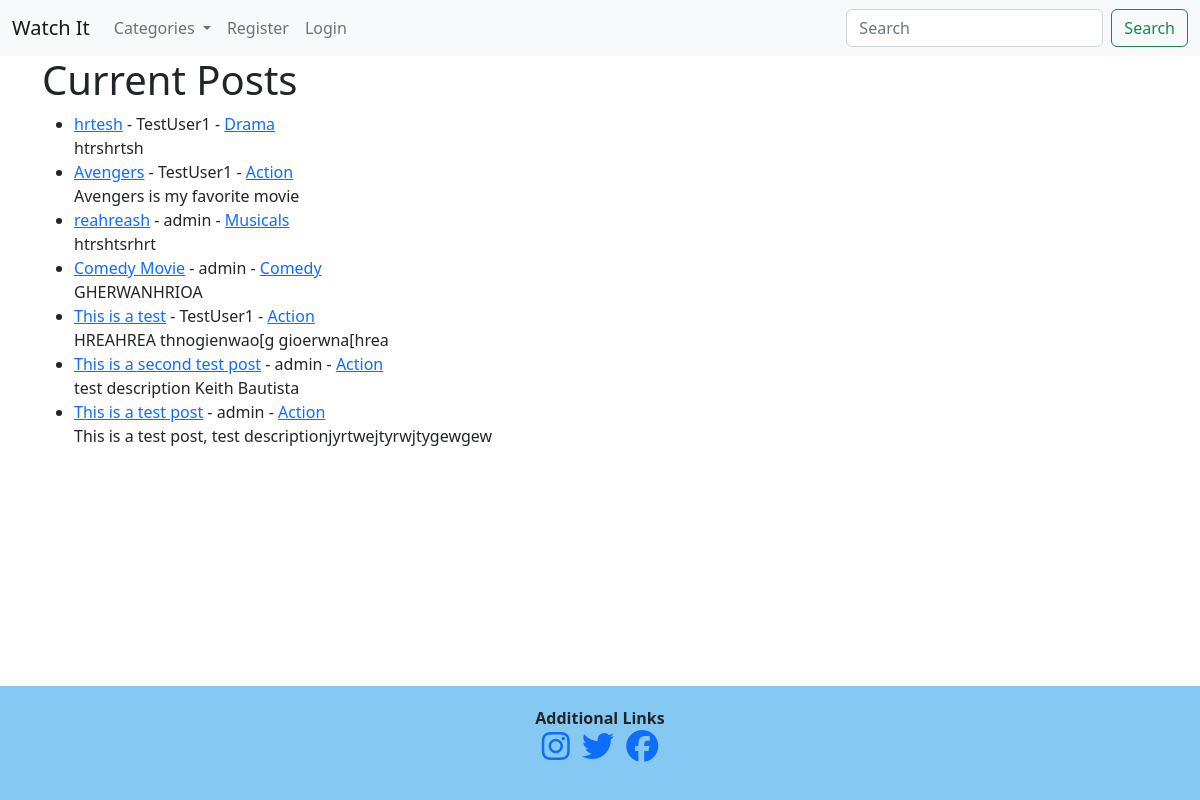
The page / on the database its author committed.
### watchit/models.py (models this page shows, shortened)
class Post(models.Model):
    title = models.CharField(max_length=255)
    title_tag = models.CharField(max_length=255)
    author = models.ForeignKey(User, on_delete=models.CASCADE)
    """This will delete all of users' posts"""
    body = models.TextField()
    post_date = models.DateField(auto_now_add=True)
    category = models.CharField(max_length=255, default='Action')
    likes = models.ManyToManyField(User, related_name='blog_posts')

### watchit/views.py (the view)
# urls.py: path('', HomeView.as_view(), name="home"),
class HomeView(ListView):
    model = Post
    template_name = 'home.html'
    """This view will show all the posts since we passed in
    listview"""
    category = Category.objects.all()
    ordering = ['-id']
    def get_context_data(self, *args, **kwargs):
        category_menu = Category.objects.all()
        context = super(HomeView, self).get_context_data(*args, **kwargs)
        context["category_menu"] = category_menu
        return context

### watchit/models.py (called while the page is built)
    def __str__(self):
        return self.name

### watchit/templates/home.html
{% extends 'base.html' %}
{% block content %}
<h1>Current Posts</h1>
{% if user.is_authenticated %}
        <ul>
        {% for Post in object_list %}
            {% if user.id == Post.author.id %}
                <li><a href="{% url 'movie-detail' Post.pk %}">{{ Post.title }}</a> - {{ Post.author }} - <a href="{% url 'category' Post.category %}">{{ Post.category }}</a> - <a href="{% url 'edit-movie' Post.pk %}">Edit Movie</a> <br/>
                {{ Post.body|slice:":200" }}</li>
            {% else %}
                <li><a href="{% url 'movie-detail' Post.pk %}">{{ Post.title }}</a> - {{ Post.author }} - <a href="{% url 'category' Post.category %}">{{ Post.category }}</a><br/>
                {{ Post.body|slice:":200" }}</li>
            {% endif %}
        {% endfor %}
        </ul>
{% else %}
        <ul>
        {% for Post in object_list %}
            <li><a href="{% url 'movie-detail' Post.pk %}">{{ Post.title }}</a> - {{ Post.author }} - <a href="{% url 'category' Post.category %}">{{ Post.category }}</a><br/>
            {{ Post.body|slice:":200" }}</li>
        {% endfor %}
        </ul>
{% endif %}
</small> <br/>
 {% endblock %}

### rows shown on the page
Post: title "hrtesh", author "TestUser1", category "Drama", body "htrshrtsh"
Post: title "Avengers", author "TestUser1", category "Action", body "Avengers is my favorite movie"
Post: title "reahreash", author "admin", category "Musicals", body "htrshtsrhrt"
Post: title "Comedy Movie", author "admin", category "Comedy", body "GHERWANHRIOA"
Post: title "This is a test", author "TestUser1", category "Action", body "HREAHREA thnogienwao[g gioerwna[hrea"
Post: title "This is a second test post", author "admin", category "Action", body "test description Keith Bautista"
Post: title "This is a test post", author "admin", category "Action", body "This is a test post, test descriptionjyrtwejtyrwjtygewgew"
